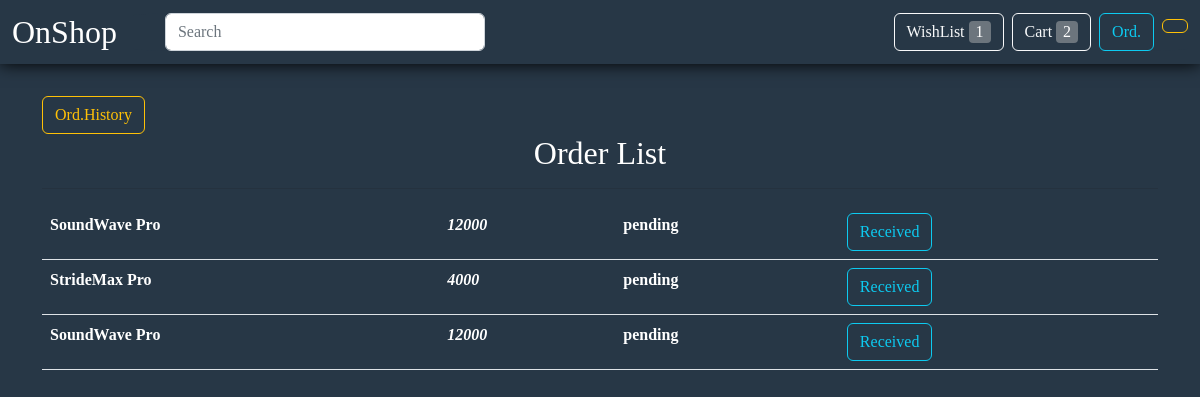
Page /order_list/1 (signed in) on the committed database.
### users/models.py (models this page shows, shortened)
class Order(models.Model):
    user_id = models.ForeignKey(User, on_delete=models.CASCADE)
    user_fisrt_name = models.CharField(max_length=255)
    user_last_name = models.CharField(max_length=255)
    user_email  = models.CharField(max_length=255)
    user_address = models.TextField()
    user_pin = models.CharField(max_length=255)
    user_dist = models.CharField(max_length=255)
    user_state = models.CharField(max_length=255)
    pro_name = models.CharField(max_length=255)
    pro_price = models.CharField(max_length=255)
    status = models.CharField(max_length=255)

### users/views.py (the view)
# urls.py: path('order_list/<uid>',views.check_order_list,name="order_list"),
@login_required(login_url='/')
def check_order_list(req,uid):
    alldata = {}
    order = Order.objects.filter(user_id_id = uid).filter(status = "pending")
    alldata["order_data"] = order
    wishes = Wishlist.objects.filter(user_id_id=uid).count()
    cart = AddToCart.objects.filter(user_id_id=uid).count()
    alldata['cart'] = cart
    alldata['wish'] = wishes
    return render(req,"order.html",alldata)

### templates/order.html (shortened to what this page needs)
{%extends 'home_temp.html'%} {%block 'home_temp'%} <br /><br /><br /><br >
<div class="container">
    <a href="{% url 'order_hist' %}">
        <button type="button" class="btn btn-outline-warning">Ord.History</button>
    </a>
<center>
    <h2 style="color: white;">Order List</h2>
</center>
<hr>
    <table class="table table-hover">
        {% for data in order_data %}
        <tr>
            <td><b style="color: white;">{{data.pro_name}}</b></td>
            <td><b><i style="color: white;">{{data.pro_price}}</i></b></td>
            <td><b style="color: white;">{{data.status}}</b></td>
            <td><form action="{% url 'receive' data.id %}" method="post">
                <button type="submit" class="btn btn-outline-info">Received</button>
            </form></td>
        </tr>
        {%endfor%}
    </table>
</div>
{%endblock%}

### static/style.css (style rules this page uses)
* { margin: 0px; padding: 0px; }

### rows in the picture
Order: pro_name "SoundWave Pro", pro_price "12000", status "pending"
Order: pro_name "StrideMax Pro", pro_price "4000", status "pending"
Order: pro_name "SoundWave Pro", pro_price "12000", status "pending"
